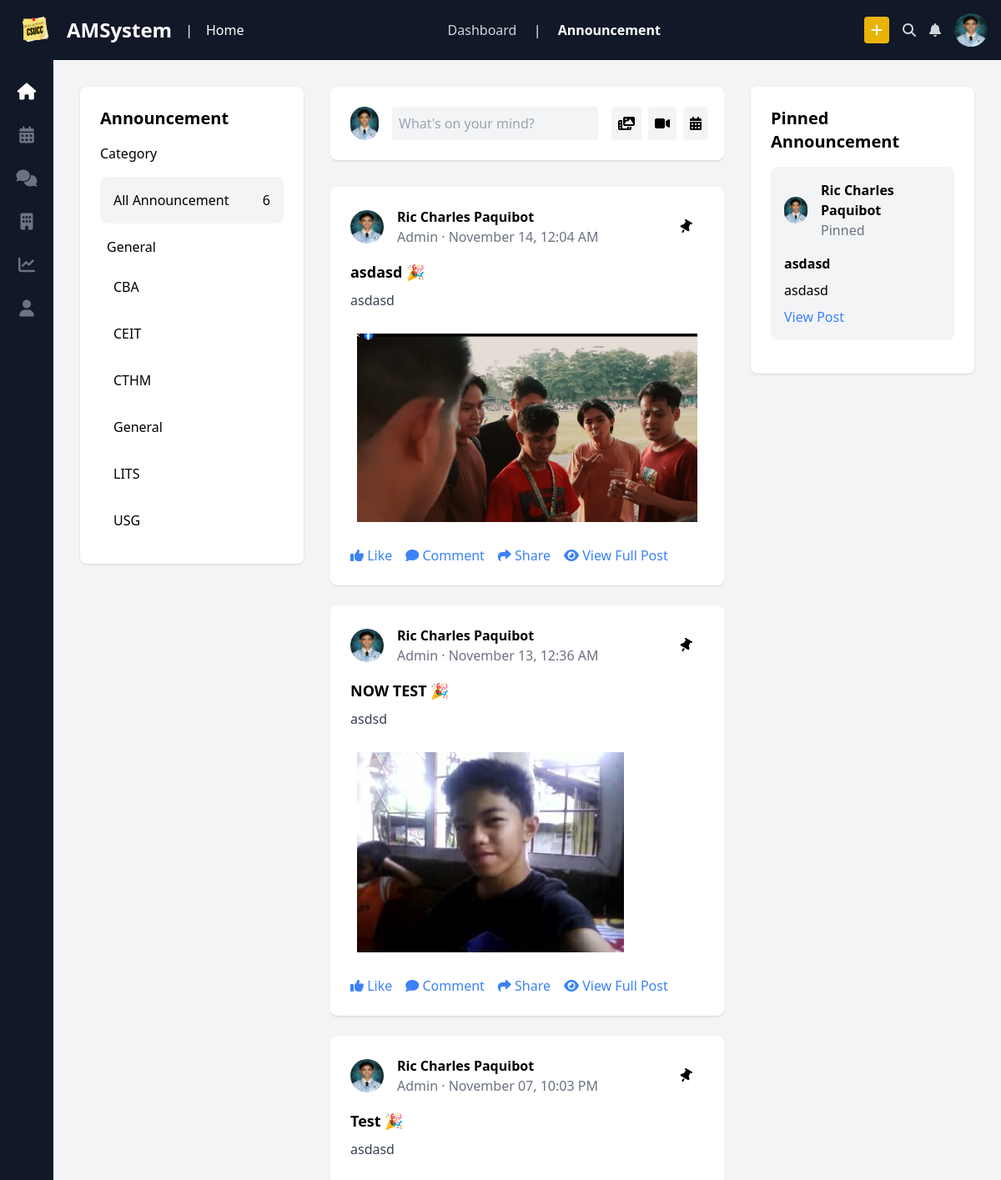
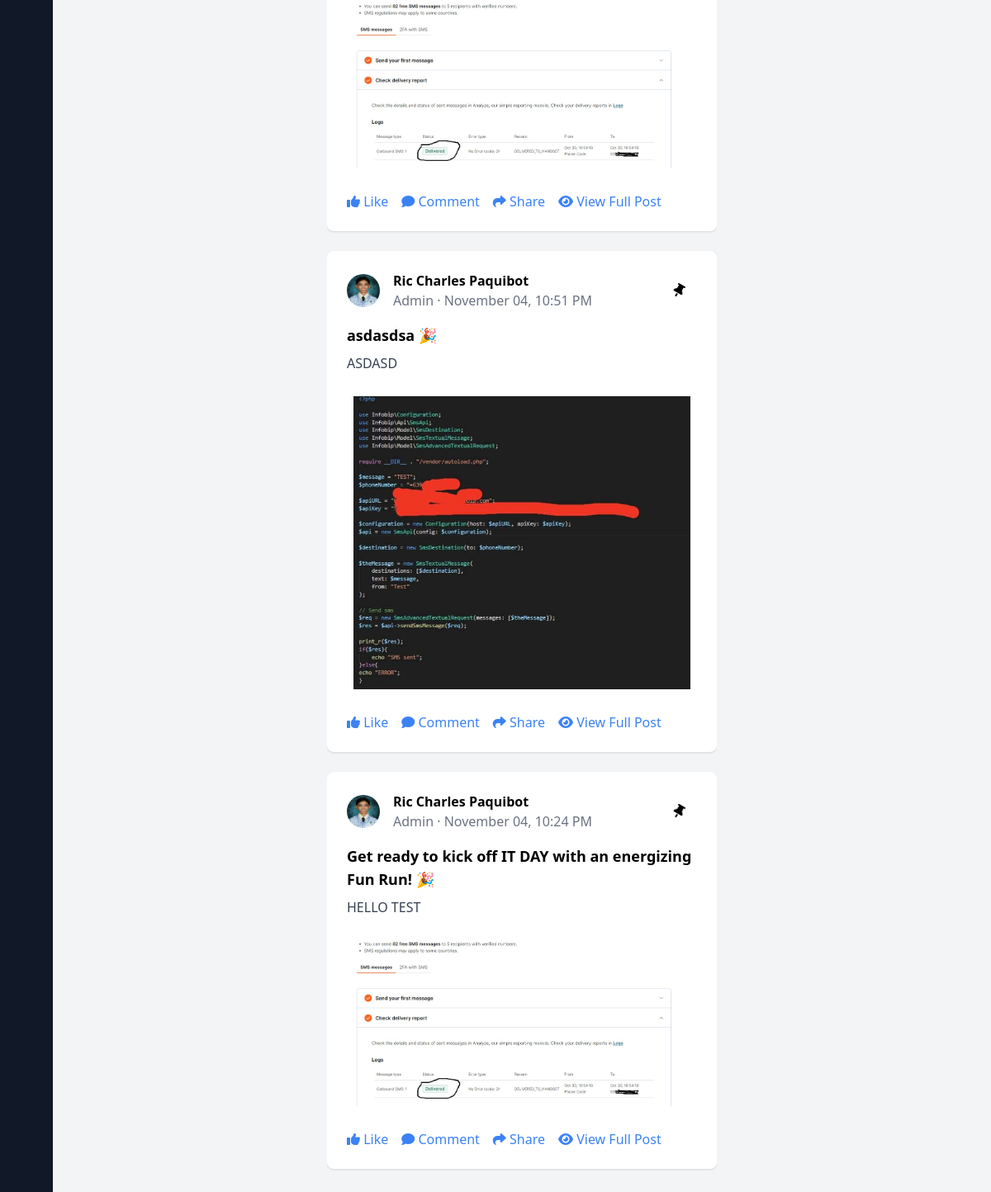
Page /home (signed in) on the committed database (2 pictures, top to bottom).
### tables this page shows
CREATE TABLE `users` (
  `user_id` int(11) NOT NULL,
  `id_number` varchar(20) NOT NULL,
  `first_name` varchar(50) NOT NULL,
  `last_name` varchar(50) NOT NULL,
  `middle_initial` char(1) DEFAULT NULL,
  `email` varchar(100) NOT NULL,
  `password` varchar(255) NOT NULL,
  `department_id` int(11) DEFAULT NULL,
  `program_id` int(11) DEFAULT NULL,
  `contact_number` varchar(15) DEFAULT NULL,
  `address_purok` varchar(50) DEFAULT NULL,
  `address_barangay` varchar(50) DEFAULT NULL,
  `address_city` varchar(50) DEFAULT NULL,
  `address_zip` varchar(10) DEFAULT NULL,
  `address_province` varchar(50) DEFAULT NULL,
  `gender` enum('Male','Female','Other') DEFAULT NULL,
  `role_id` int(11) DEFAULT NULL,
  `photo` varchar(255) NOT NULL,
  `created_at` timestamp NOT NULL DEFAULT current_timestamp()
);

CREATE TABLE `categories` (
  `category_id` int(11) NOT NULL,
  `category_name` varchar(100) NOT NULL,
  `created_by` int(11) DEFAULT NULL
);

CREATE TABLE `posts` (
  `post_id` int(11) NOT NULL,
  `post_title` varchar(200) NOT NULL,
  `post_content` text NOT NULL,
  `post_when` date DEFAULT NULL,
  `user_id` int(11) DEFAULT NULL,
  `category_id` int(11) DEFAULT NULL,
  `images` varchar(255) NOT NULL,
  `created_at` timestamp NOT NULL DEFAULT current_timestamp()
);

CREATE TABLE `roles` (
  `role_id` int(11) NOT NULL,
  `role_name` varchar(50) NOT NULL
);

### Controller/Views.php (called while the page is built)
<?php
class View {
    public static function render($view, $data = []) {
        extract($data);
        require "./Views/{$view}.php";
    }
}

### Controller/HomeController.php (called while the page is built, shortened)
<?php
require('./Model/UserModel.php');
class HomeController extends Users{
    public static function show(){
        $postModel = new Users();
        View::render("home", ["posts" => Users::getAllPosts(),
                              "postCategories"=>$postModel->getCategories(),
                              "pinnedPosts"=>$postModel->getPinnedPost(),
                              "userData"=>$postModel->getUserById($_SESSION['user_id']),
                            ]);
    }
}

### index.php (called while the page is built, shortened)
<?php
require('./Controller/Views.php');
require('./Controller/Route.php');
$path = isset($_GET["path"]) ? $_GET["path"] : "";
Route::get("/home", function(){
    require_once('./Controller/HomeController.php');
    HomeController::show();
    });
$requestUri = "/".$path ;
Route::dispatch($requestUri);

### Db.php (called while the page is built)
<?php
class Database {
    private $host = "localhost";
    private $username = "root";
    private $password = "";
    private $database = "amsystemv3";
    public function Connect(){
        try {
            $conn = new PDO("mysql:host=$this->host;dbname=$this->database", $this->username, $this->password);
            $conn->setAttribute(PDO::ATTR_ERRMODE, PDO::ERRMODE_EXCEPTION);
            return $conn;
        } catch (PDOException $e) {
            echo "Connection failed: " . $e->getMessage();
            exit;
        }
    }
}

### Model/UserModel.php (called while the page is built, shortened)
<?php
require('./Db.php');
class Users extends Database {
    public function getPinnedPost() {
        $conn = $this->Connect();
        $stmt = $conn->prepare("SELECT pp.*, p.*,u.*, u.user_id
                                FROM posts p
                                INNER JOIN pinned_posts pp ON p.post_id = pp.post_id
                                INNER JOIN users u ON p.user_id = u.user_id
                                WHERE DATE(pinned_date) = CURDATE();
                                ");
        $stmt->execute();
        $result = $stmt->fetchAll(PDO::FETCH_ASSOC);
        return $result;
    }
    public function getCategories() {
        $conn = $this->Connect();
        $stmt = $conn->prepare("SELECT category_name, category_id FROM categories");
        $stmt->execute();
        $result = $stmt->fetchAll(PDO::FETCH_ASSOC);
        return $result;
    }
    public function getUserById($user_id) {
        $stmt = $this->Connect()->prepare("SELECT *,DATE(created_at) AS date_only,
                                           TIME_FORMAT(created_at, '%h:%i:%s %p') AS time_only,
                                           MONTHNAME(created_at) AS month_name , role_name,
                                           d.department_name, p.program_name
                                           FROM users
                                           INNER JOIN roles on users.role_id = roles.role_id
                                           INNER JOIN departments d on users.department_id = d.department_id
                                           INNER JOIN programs p on users.program_id = p.program_id
                                           WHERE user_id = :user_id");
        $stmt->execute(['user_id' => $user_id]);
        return $stmt->fetch();
    }
    public static function getAllPosts(){
        $db = new Database();
        $conn = $db->Connect();
        $stmt =
                 $conn->prepare("SELECT posts.*, users.*, departments.*, programs.*, roles.*,categories.*,
                                DATE_FORMAT(posts.created_at, '%d') AS date,
                                MONTHNAME(posts.created_at) AS month,
                                TIME_FORMAT(posts.created_at, '%h:%i %p') AS time
                                FROM posts
                                INNER JOIN categories ON categories.category_id = posts.category_id
                                INNER JOIN users ON users.user_id = posts.user_id
                                INNER JOIN departments ON users.department_id = departments.department_id
                                INNER JOIN programs ON users.program_id = programs.program_id
                                INNER JOIN roles ON users.role_id = roles.role_id
                                LEFT JOIN scheduled_posts ON posts.post_id = scheduled_posts.post_id
                                WHERE scheduled_posts.schedule_date IS NULL
                                OR DATE(scheduled_posts.schedule_date) <= NOW()
                                ORDER BY posts.post_id DESC;
;
                                ");
        $stmt->execute();
        $result = $stmt->fetchAll(PDO::FETCH_ASSOC);
        return $result;
    }
}

### Views/home.php (the view, shortened to what this page needs)
<!DOCTYPE html>
<html lang="en">
<head>
    <script src="https://cdn.tailwindcss.com"></script>
    <link rel="stylesheet" href="https://cdnjs.cloudflare.com/ajax/libs/font-awesome/6.4.2/css/all.min.css">
</head>
<body class="bg-gray-100">
    <header class="bg-gray-900 text-white p-4 flex justify-between items-center sticky top-0 z-50">
        <div class="flex items-center space-x-4">
            <img src="./assets/ams-logo.svg" alt="CSUCC logo" class="w-12">
            <h1 class="text-2xl font-bold">AMSystem</h1>
            <span class="mx-4">|</span>
            <p>Home</p>
        </div>
        <nav class="space-x-4">
            <a href="#" class="text-gray-300 hover:text-white">Dashboard</a>
            <span class="mx-4">|</span>
            <a href="#" class="text-white font-bold">Announcement</a>
        </nav>
        <div class="flex items-center space-x-4">
            <button class="bg-yellow-500 px-2 py-1 rounded">
                <i class="fa-solid fa-plus"></i>
            </button>
            <button class="text-gray-300"><i class="fa-solid fa-magnifying-glass"></i></button>
            <button class="text-gray-300"><i class="fa-solid fa-bell"></i></button>
            <img src="<?=$userData["photo"]?>" alt="Profile" class="w-10 h-10 rounded-full">
        </div>
    </header>
    <main class="flex">
        <aside class="w-16 bg-gray-900 text-white flex flex-col items-center space-y-6 py-6 sticky top-14 h-screen">
            <a href="./home" class="text-white"><i class="fa-solid fa-house text-xl"></i></a>
            <a href="calendar.html" class="text-gray-500"><i class="fa-solid fa-calendar-days text-xl"></i></a>
            <a href="#" class="text-gray-500"><i class="fa-solid fa-comments text-xl"></i></a>
            <a href="department.html" class="text-gray-500"><i class="fa-solid fa-building text-xl"></i></a>
            <a href="#" class="text-gray-500"><i class="fa-solid fa-chart-line text-xl"></i></a>
            <a href="./dashboard" class="text-gray-500"><i class="fa-solid fa-user text-xl"></i></a>
        </aside>
        <section class="flex-1 p-8 flex space-x-8">
            <div class="w-1/4">
                <div class="bg-white p-6 rounded-lg shadow sticky top-24">
                    <h2 class="text-xl font-bold mb-4">Announcement</h2>
                    <div class="flex justify-between items-center mb-4">
                        <span>Category</span>
                    </div>
                    <div class="space-y-2">
                        <p class="bg-gray-100 p-4 rounded-lg flex justify-between">
                            All Announcement <span><?=count($postCategories)?></span>
                        </p>
                        <p class="p-2">General</p>
                        <?php foreach($postCategories as $postCategory): ?>
                            <a href="./category/<?=$postCategory["category_name"]?>"><p class="p-2 hover:bg-gray-100 p-4 rounded-lg flex justify-between"><?=$postCategory["category_name"]?></p></a>
                        <?php endforeach; ?>
                    </div>
                </div>
            </div>
            <div class="flex-1 overflow-y-auto h-100vh">
                <div class="bg-white p-6 rounded-lg shadow mb-8">
                    <div class="flex items-center space-x-4">
                        <img src="<?=$userData["photo"]?>" alt="Profile" class="w-10 h-10 rounded-full">
                        <input type="text" placeholder="What's on your mind?" class="flex-1 bg-gray-100 p-2 rounded">
                        <div class="flex space-x-2">
                            <button class="bg-gray-100 p-2 rounded"><i class="fa-solid fa-photo-film"></i></button>
                            <button class="bg-gray-100 p-2 rounded"><i class="fa-solid fa-video"></i></button>
                            <button class="bg-gray-100 p-2 rounded"><i class="fa-solid fa-calendar-days"></i></button>
                        </div>
                    </div>
                </div>
                <?php foreach($posts as $post): ?>
                <div class="bg-white p-6 rounded-lg shadow mb-6">
                    <div class="flex items-center space-x-4 justify-between">
                        <div class="flex items-center space-x-4">
                            <img src="<?=$post["photo"]?>" alt="Profile" class="w-10 h-10 rounded-full">
                            <div>
                                <h3 class="font-bold"><a href="./user/<?=$post["user_id"]?>"><?=$post["first_name"]?> <?=$post["last_name"]?></a></h3>
                                <p class="text-gray-500"><?=$post["role_name"]?> · <?=$post["month"]?> <?=$post["date"]?>, <?=$post["time"]?></p>
                            </div>
                        </div>
                        <div>
                            <button class="p-2 px-4 rounded-lg hover:bg-gray-100" data-postId="<?=$post["post_id"]?>" onclick="pinFunction(this)"><i class="fa-solid fa-thumbtack" style="transform:rotate(30deg);"></i></button>
                        </div>
                    </div>
                    <h4 class="font-bold text-lg mt-4"><?=$post["post_title"]?> 🎉</h4>
                    <div class="text-gray-700 mt-2"><?=$post["post_content"]?></div>
                    <div class="my-5 p-2"><img src="<?=$post["images"]?>" onclick="viewImage('<?= $post['images'] ?>')" alt="Image"></div>
                    <div class="flex items-center space-x-4 mt-4">
                        <button class="text-blue-500" id="like" data-postId="<?=$post["post_id"]?>" onclick="likeFunction(this)"><i class="fa-solid fa-thumbs-up"></i> Like</button>
                        <button class="text-blue-500"><i class="fa-solid fa-comment"></i> Comment</button>
                        <button class="text-blue-500"><i class="fa-solid fa-share"></i> Share</button>
                        <button class="text-blue-500"><i class="fa-solid fa-eye"></i> View Full Post</button>
                    </div>
                </div>
                <?php endforeach; ?>
            </div>
            <div class="w-1/4">
                <div class="bg-white p-6 rounded-lg shadow sticky top-24">
                    <h2 class="text-xl font-bold mb-4">Pinned Announcement</h2>
                    <?php foreach($pinnedPosts as $pinnedPost):?>
                        <div class="space-y-4">
                            <div class="bg-gray-100 p-4 mb-4 rounded-lg">
                                <div class="flex items-center space-x-4">
                                    <img src="<?=$pinnedPost["photo"]?>" alt="Profile" class="w-8 h-8 rounded-full">
                                    <div>
                                        <h3 class="font-bold"><a href="./user/<?=$pinnedPost["user_id"]?>"><?=$pinnedPost["first_name"]?> <?=$pinnedPost["last_name"]?></a></h3>
                                        <span class="text-gray-500">Pinned</span>
                                    </div>
                                </div>
                                <h4 class="font-bold mt-4"><?=$pinnedPost["post_title"]?></h4>
                                <p class="text-gray-700 mt-2"><?=$pinnedPost["post_content"]?></p>
                                <a href="./posts/<?=$pinnedPost["post_id"]?>" class="text-blue-500 mt-2 inline-block">View Post</a>
                            </div>
                        </div>
                    <?php endforeach ?>
                </div>
            </div>
        </section>
    </main>
</body>
</html>

### Controller/Route.php (shortened to what this page needs)
<?php
class Route {
    private static $getRoutes = [];
    private static $postRoutes = [];
    public static function get($path, $callback) {
        self::$getRoutes[$path] = $callback;
    }
    public static function post($path, $callback) {
        self::$postRoutes[$path] = $callback;
    }
    public static function dispatch($requestUri) {
        $requestMethod = $_SERVER['REQUEST_METHOD'];
        $routes = $requestMethod === 'GET' ? self::$getRoutes : self::$postRoutes;
        foreach ($routes as $route => $callback) {
            $pattern = preg_replace('/\{[a-zA-Z0-9_]+\}/', '([a-zA-Z0-9_]+)', $route);
            $pattern = str_replace('/', '\/', $pattern);
            if (preg_match('/^' . $pattern . '$/', $requestUri, $matches)) {
                array_shift($matches);
                return call_user_func_array($callback, $matches);
            }
        }
    }
}

### rows in the picture
users: photo (placeholder picture), count($postCategories) "6"
categories: category_name "CBA"
categories: category_name "CEIT"
categories: category_name "CTHM"
categories: category_name "General"
categories: category_name "LITS"
categories: category_name "USG"
posts: user.photo (placeholder picture), user.first_name "Ric Charles", user.last_name "Paquibot", roles.role_name "Admin", month "November", date "14", time "12:04 AM", post_title "asdasd", post_content "asdasd", images (picture)
posts: user.photo (placeholder picture), user.first_name "Ric Charles", user.last_name "Paquibot", roles.role_name "Admin", month "November", date "13", time "12:36 AM", post_title "NOW TEST", post_content "asdsd", images (picture)
posts: user.photo (placeholder picture), user.first_name "Ric Charles", user.last_name "Paquibot", roles.role_name "Admin", month "November", date "07", time "10:03 PM", post_title "Test", post_content "asdasd", images (picture)
posts: user.photo (placeholder picture), user.first_name "Ric Charles", user.last_name "Paquibot", roles.role_name "Admin", month "November", date "04", time "10:51 PM", post_title "asdasdsa", post_content "ASDASD", images (picture)
posts: user.photo (placeholder picture), user.first_name "Ric Charles", user.last_name "Paquibot", roles.role_name "Admin", month "November", date "04", time "10:24 PM", post_title "Get ready to kick off IT DAY with an energizing Fun Run!", post_content "HELLO TEST", images (picture)
